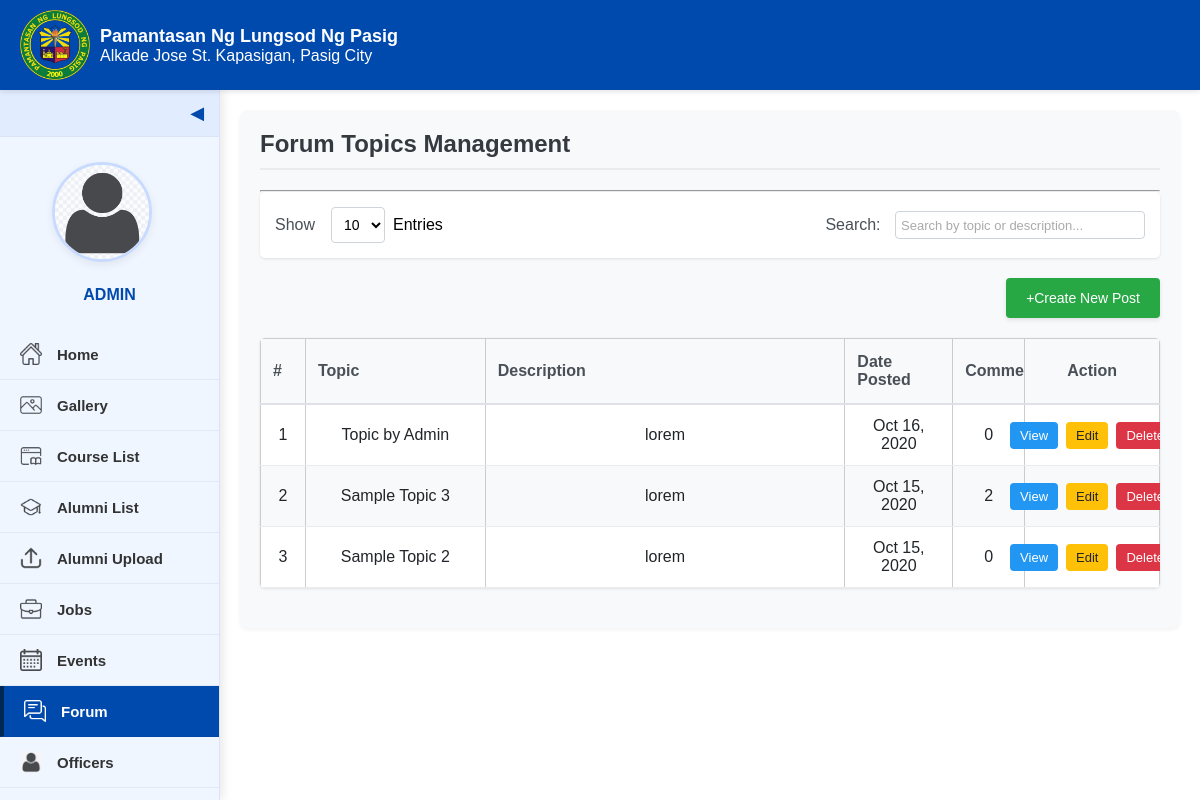
Page /admin-forums.php on the committed database.
### tables this page shows
CREATE TABLE `forum_topics` (
  `id` int(30) NOT NULL,
  `title` varchar(250) NOT NULL,
  `description` text NOT NULL,
  `user_id` varchar(9) NOT NULL,
  `date_created` datetime NOT NULL DEFAULT current_timestamp()
);

### admin-forums.php (the view, shortened to what this page needs)
<?php
include 'admin/db_connect.php';
$page = isset($_GET['page']) ? intval($_GET['page']) : 1;
$items_per_page = isset($_GET['limit']) ? intval($_GET['limit']) : 10;
$offset = ($page - 1) * $items_per_page;
$search = isset($_GET['search']) ? $conn->real_escape_string($_GET['search']) : '';
$search_condition = '';
$query = "SELECT ft.*, u.name as posted_by,
          (SELECT COUNT(*) FROM forum_comments fc WHERE fc.topic_id = ft.id) as comment_count
          FROM forum_topics ft
          LEFT JOIN users u ON ft.user_id = u.alumni_id
          $search_condition
          ORDER BY ft.date_created DESC
          LIMIT $offset, $items_per_page";
$result = $conn->query($query);
?>
<!DOCTYPE html>
<html lang="en">
<head>
  <link rel="stylesheet" href="style.css" />
  <link rel="stylesheet" href="css/admin-forum.css" />
</head>
<body>
  <div class="interface-header">
    <img src="images/logo.png" alt="PLP Logo" class="logo-interface">
    <div class="text">
      <div class="school-name">Pamantasan Ng Lungsod Ng Pasig</div>
      <p class="p-size">Alkade Jose St. Kapasigan, Pasig City</p>
    </div>
  </div>
  <div class="sidebar" id="sidebar">
    <div class="toggle-btn" onclick="toggleSidebar()">&#x25C0;</div>
    <div class="sidebar-content">
      <div class="profile-section">
        <a class="profile-pic">
          <img src="images/avatar.png" alt="Profile Picture" />
        </a>
        <div class="profile-name">ADMIN</div>
      </div>
      <a href="admin-home.php"><img src="images/home.png" alt="Home"><span>Home</span></a>
      <a href="admin-gallery.php"><img src="images/gallery.png" alt="Gallery"><span>Gallery</span></a>
      <a href="admin-course-list.php"><img src="images/course-list.png" alt="Course List"><span>Course List</span></a>
      <a href="admin-alumni-list.php"><img src="images/alumni_list.png" alt="Alumni List"><span>Alumni List</span></a>
      <a href="admin-alumni-upload.php"><img src="images/upload.png" alt="Alumni Upload"><span>Alumni Upload</span></a>
      <a href="admin-job.php"><img src="images/jobs.png" alt="Jobs"><span>Jobs</span></a>
      <a href="admin-event.php"><img src="images/calendar.png" alt="Events"><span>Events</span></a>
      <a href="admin-forums.php" class="active"><img src="images/forums.png" alt="Forum"><span>Forum</span></a>
      <a href="admin-officers.php"><img src="images/officer.png" alt="Officers"><span>Officers</span></a>
      <a href="admin-system-setting.php"><img src="images/settings.png" alt="System Settings"><span>System Settings</span></a>
    </div>
  </div>
  <main class="content">
    <div class="forum-container">
      <div class="forum-header">
        <h2>Forum Topics Management</h2>
      </div>
      <hr>
      <div class="controls-wrapper">
        <div class="table-controls">
          <div class="entries-control">
            <label for="entries">Show</label>
            <select id="entries" onchange="changeEntriesPerPage(this.value)">
              <option value="10" <?php echo $items_per_page == 10 ? 'selected' : ''; ?>>10</option>
            </select>
            <span>Entries</span>
          </div>
          <div class="search-control">
            <form method="GET" action="">
              <label for="search">Search:</label>
              <input type="text" id="search" name="search" value="<?php echo htmlspecialchars($search); ?>" placeholder="Search by topic or description..." />
            </form>
          </div>
        </div>
        <div class="add-topic-forum">
          <button onclick="openCreateModal()"><i class="plus-icon">+</i> Create New Post</button>
        </div>
      </div>
      <div class="table-wrapper">
        <table class="forum-table">
          <thead>
            <tr>
              <th>#</th>
              <th>Topic</th>
              <th>Description</th>
              <th>Date Posted</th>
              <th>Comments</th>
              <th>Action</th>
            </tr>
          </thead>
          <tbody>
            <?php
            if($result && $result->num_rows > 0):
                $count = $offset + 1;
                while($row = $result->fetch_assoc()):
                    $description = strip_tags(html_entity_decode($row['description']));
                    $short_description = substr($description, 0, 100) . (strlen($description) > 100 ? '...' : '');
            ?>
            <tr>
              <td><?php echo $count++; ?></td>
              <td><?php echo htmlspecialchars($row['title']); ?></td>
              <td><?php echo $short_description; ?></td>
              <td><?php echo date('M d, Y', strtotime($row['date_created'])); ?></td>
              <td><?php echo $row['comment_count']; ?></td>
              <td>
                <div class="action-buttons-container">
                  <button class="view-btn" onclick="viewTopic(<?php echo $row['id']; ?>)">View</button>
                  <button class="edit-btn" onclick="editTopic(<?php echo $row['id']; ?>, '<?php echo addslashes($row['title']); ?>', '<?php echo addslashes(htmlspecialchars_decode($row['description'])); ?>')">Edit</button>
                  <button class="delete-btn" onclick="confirmDelete(<?php echo $row['id']; ?>, '<?php echo addslashes($row['title']); ?>')">Delete</button>
                </div>
              </td>
            </tr>
            <?php
                endwhile;
            endif; ?>
          </tbody>
        </table>
      </div>
    </div>
  </main>
</body>
</html>

### style.css (style rules this page uses)
* { margin: 0; padding: 0; box-sizing: border-box; overscroll-behavior: none; }
body { font-family: Arial, sans-serif; background-color: #ffffff; }
.text { display: flex; flex-direction: column; }
.school-name { font-size: 18px; color: #003366; font-weight: bold; }
input[type="text"], input[type="email"], input[type="password"] { padding: 8px 10px; border: 1px solid #003366; border-radius: 4px; outline: none; font-size: 14px; }
input[type="text"]::placeholder, input[type="email"]::placeholder, input[type="password"]::placeholder { color: #aaa; font-size: 13px; }
.interface-header { background-color: #004aad; color: white; padding: 10px 20px; display: flex; align-items: center; position: fixed; top: 0; left: 0; width: 100%; z-index: 100; box-shadow: 0 2px 5px rgba(0, 0, 0, 0.1); height: 90px; }
.interface-header .school-name { color: white; }
.logo-interface { height: 70px; margin-right: 10px; }
.sidebar { background-color: #f0f6ff; width: 220px; height: calc(100vh - 90px); position: fixed; top: 90px; left: 0; display: flex; flex-direction: column; transition: all 0.3s ease; z-index: 5; overflow: hidden; box-shadow: 2px 0 10px rgba(0, 0, 0, 0.1); border-right: 1px solid #d9e5f6; }
.sidebar-content { width: 100%; display: flex; flex-direction: column; align-items: center; max-height: calc(100vh - 90px); overflow-y: auto; padding: 0 0 20px 0; -ms-overflow-style: none; scrollbar-width: none; }
.profile-section { display: flex; flex-direction: column; align-items: center; margin: 25px 0; padding: 0 10px; width: 100%; }
.profile-pic { position: relative; margin-bottom: 15px; text-align: center; width: 100%; }
.profile-pic img { width: 100px; height: 100px; border-radius: 50%; cursor: pointer; object-fit: cover; border: 3px solid #b7d0ff; transition: all 0.3s ease; box-shadow: 0 3px 10px rgba(0, 0, 0, 0.1); }
.profile-name { margin-top: 5px; font-size: 16px; font-weight: bold; color: #004aad; text-align: center; transition: all 0.3s ease; }
.toggle-btn { background-color: #e1ecff; color: #004aad; width: 100%; text-align: right; padding: 12px 15px; cursor: pointer; font-size: 18px; border-bottom: 1px solid #d9e5f6; transition: all 0.3s ease; }
.sidebar-content a { display: flex; align-items: center; width: 100%; color: #333; text-decoration: none; padding: 14px 20px; font-weight: bold; transition: all 0.3s ease; border-bottom: 1px solid rgba(0, 0, 0, 0.05); }
.profile-section .profile-pic { display: block; width: 100%; padding: 0; margin-bottom: 15px; text-align: center; border-bottom: none; }
.sidebar-content .profile-section a.profile-pic { display: block; text-align: center; padding: 0; border-bottom: none; width: 100%; }
.sidebar-content a img { width: 22px; height: 22px; margin-right: 15px; transition: all 0.3s ease; opacity: 0.7; }
.sidebar-content a span { transition: all 0.3s ease; font-size: 15px; }
.sidebar-content a.active { background-color: #004aad; color: white; border-left: 4px solid #002855; }
.sidebar-content a.active img { filter: brightness(0) invert(1); opacity: 1; }
.sidebar:not(.collapsed) .profile-pic img { width: 100px; height: 100px; border-width: 3px; }
.content { margin-left: 220px; padding: 20px; margin-top: 90px; }
.table-controls { display: flex; justify-content: space-between; align-items: center; margin-bottom: 15px; }
.table-controls select, .table-controls input[type="text"] { padding: 5px; font-size: 14px; }
table { width: 100%; border-collapse: collapse; background: white; }
table th, table td { border: 1px solid #ccc; padding: 10px; text-align: center; }
table th { background-color: #d9e5f6; }
.save-btn, .edit-btn, .delete-btn { padding: 6px 12px; margin: 2px; border: none; border-radius: 4px; font-weight: bold; cursor: pointer; display: inline-block; text-align: center; font-size: 14px; }
.edit-btn { background-color: #28a745; color: white; }
.delete-btn { background-color: #dc3545; color: white; }
.edit-btn { cursor: pointer; }

### rows in the picture
forum_topics: title "Topic by Admin", description "lorem", date_created "Oct 16, 2020", comment_count "0"
forum_topics: title "Sample Topic 3", description "lorem", date_created "Oct 15, 2020", comment_count "2"
forum_topics: title "Sample Topic 2", description "lorem", date_created "Oct 15, 2020", comment_count "0"
